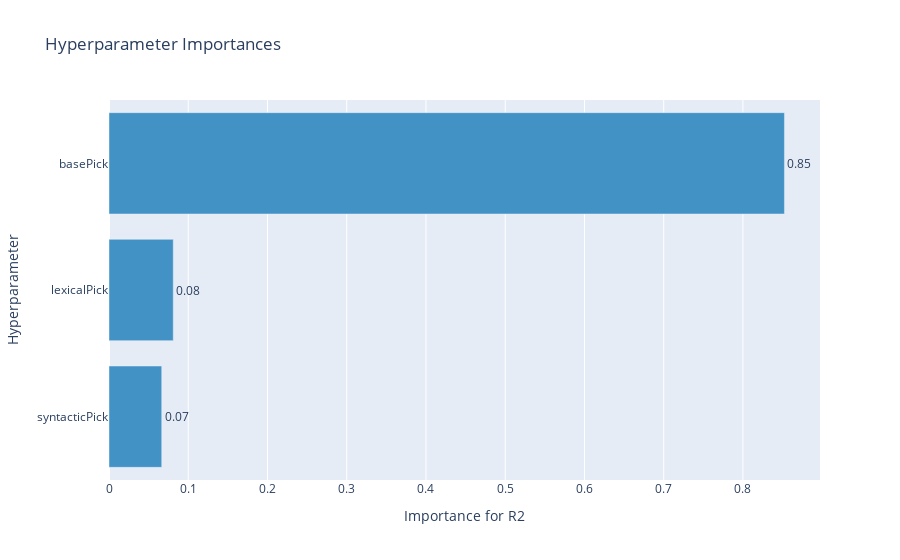

Notebook source saved alongside this figure:
### Code cell
fig = optuna.visualization.plot_param_importances(study, target=lambda x: x.values[0], target_name="R2")
fig.show()

### Figure 1 — Plotly figure (JSON) as saved in the notebook; plotly's stock layout.template omitted (floating-point values rounded to 4 significant figures)
{"data": [{"cliponaxis": false, "hovertemplate": ["syntacticPick (CategoricalDistribution): 0.06654471739236376<extra></extra>", "lexicalPick (CategoricalDistribution): 0.08108460451050556<extra></extra>", "basePick (CategoricalDistribution): 0.8523706780971306<extra></extra>"], "marker": {"color": ["rgb(66,146,198)", "rgb(66,146,198)", "rgb(66,146,198)"]}, "orientation": "h", "text": ["0.06654471739236376", "0.08108460451050556", "0.8523706780971306"], "textposition": "outside", "texttemplate": "%{text:.2f}", "type": "bar", "x": [0.06654, 0.08108, 0.8524], "y": ["syntacticPick", "lexicalPick", "basePick"]}], "layout": {"showlegend": false, "title": {"text": "Hyperparameter Importances"}, "xaxis": {"title": {"text": "Importance for R2"}}, "yaxis": {"title": {"text": "Hyperparameter"}}}}
